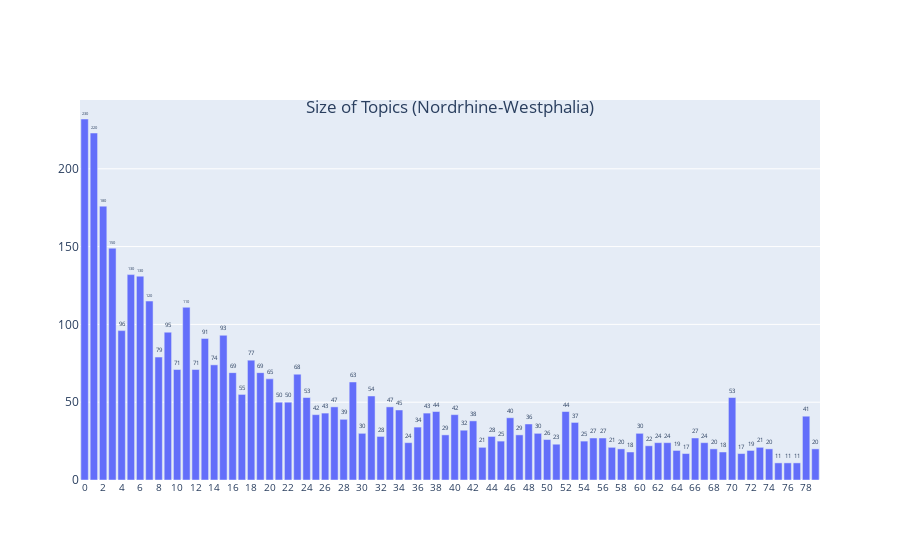

The cell this chart's notebook holds for it:
### Code cell
fig = px.bar(dftm[~(dftm["Topic"]==-1)].Topic.value_counts(), title="Size of Topics (Nordrhine-Westphalia)", text_auto='.2s')
fig.update_layout(title_x=0.5, title_y=0.82, showlegend=False, xaxis_title=None, yaxis_title=None)
fig.update_layout(xaxis=dict(tickfont_size=10, tickvals=list(range(0, dfcount["Topic"].nunique(), 2))))
fig.update_traces(textfont_size=10, textangle=0, textposition="outside", cliponaxis=False)
fig.update_xaxes(tickangle=0)
fig.show()

### Figure 1 — Plotly figure (JSON) as saved in the notebook; plotly's stock layout.template omitted (floating-point values rounded to 4 significant figures)
{"data": [{"alignmentgroup": "True", "cliponaxis": false, "hovertemplate": "variable=count<br>Topic=%{x}<br>value=%{y}<extra></extra>", "legendgroup": "count", "marker": {"color": "#636efa", "pattern": {"shape": ""}}, "name": "count", "offsetgroup": "count", "orientation": "v", "showlegend": true, "textangle": 0, "textfont": {"size": 10}, "textposition": "outside", "texttemplate": "%{y:.2s}", "type": "bar", "x": [0, 1, 2, 3, 5, 6, 7, 11, 4, 9, 15, 13, 8, 18, 14, 10, 12, 19, 16, 23, 20, 29, 17, 31, 24, 70, 22, 21, 33, 27, 34, 52, 38, 37, 26, 40, 25, 78, 46, 28, 42, 53, 48, 36, 41, 60, 30, 49, 39, 47, 32, 44, 55, 56, 66, 50, 45, 54, 62, 63, 35, 67, 51, 61, 73, 43, 57, 68, 79, 74, 58, 64, 72, 69, 59, 65, 71, 77, 76, 75], "xaxis": "x", "y": [232, 223, 176, 149, 132, 131, 115, 111, 96, 95, 93, 91, 79, 77, 74, 71, 71, 69, 69, 68, 65, 63, 55, 54, 53, 53, 50, 50, 47, 47, 45, 44, 44, 43, 43, 42, 42, 41, 40, 39, 38, 37, 36, 34, 32, 30, 30, 30, 29, 29, 28, 28, 27, 27, 27, 26, 25, 25, 24, 24, 24, 24, 23, 22, 21, 21, 21, 20, 20, 20, 20, 19, 19, 18, 18, 17, 17, 11, 11, 11], "yaxis": "y"}], "layout": {"autosize": true, "barmode": "relative", "legend": {"title": {"text": "variable"}, "tracegroupgap": 0}, "showlegend": false, "title": {"text": "Size of Topics (Nordrhine-Westphalia)", "x": 0.5, "y": 0.82}, "xaxis": {"anchor": "y", "autorange": true, "domain": [0, 1], "range": [-0.5, 79.5], "tickangle": 0, "tickfont": {"size": 10}, "tickvals": [0, 2, 4, 6, 8, 10, 12, 14, 16, 18, 20, 22, 24, 26, 28, 30, 32, 34, 36, 38, 40, 42, 44, 46, 48, 50, 52, 54, 56, 58, 60, 62, 64, 66, 68, 70, 72, 74, 76, 78, 80], "title": {}, "type": "linear"}, "yaxis": {"anchor": "x", "autorange": true, "domain": [0, 1], "range": [0, 244.2], "title": {}, "type": "linear"}}}
